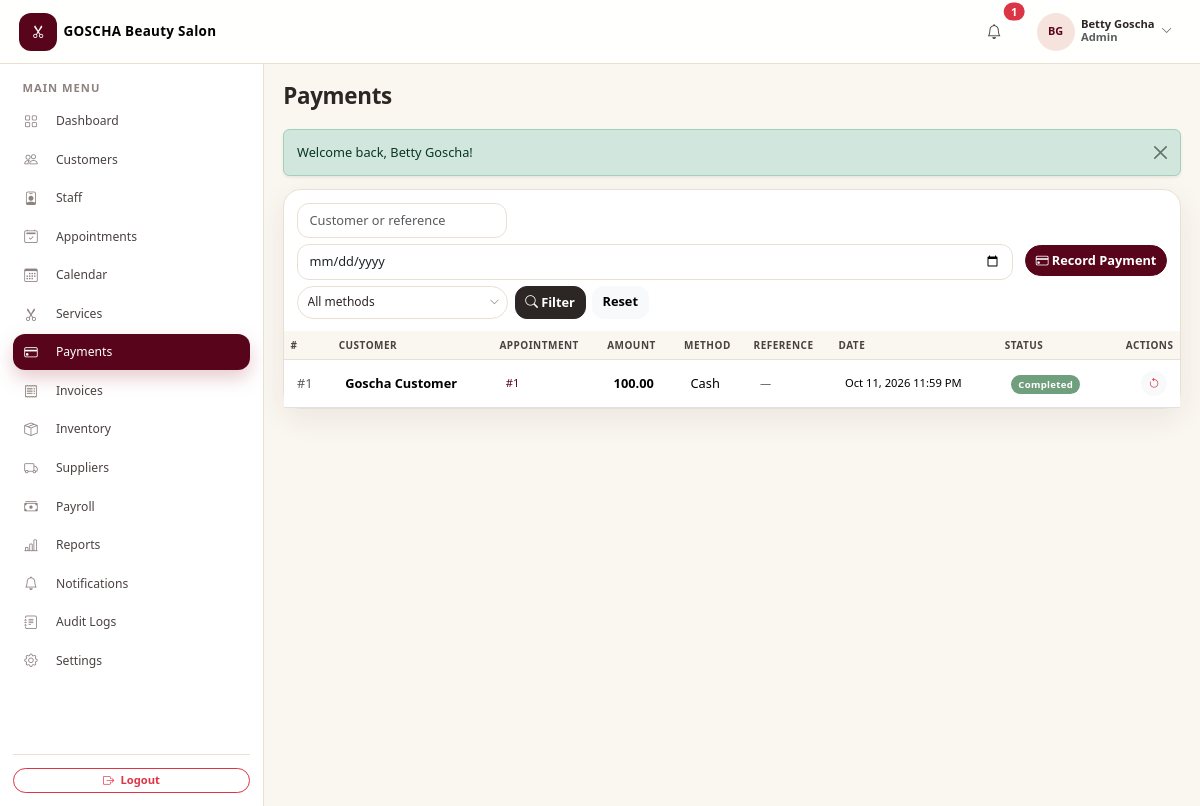
/admin/payments.php (signed in), run on an earlier commit of the app's database.
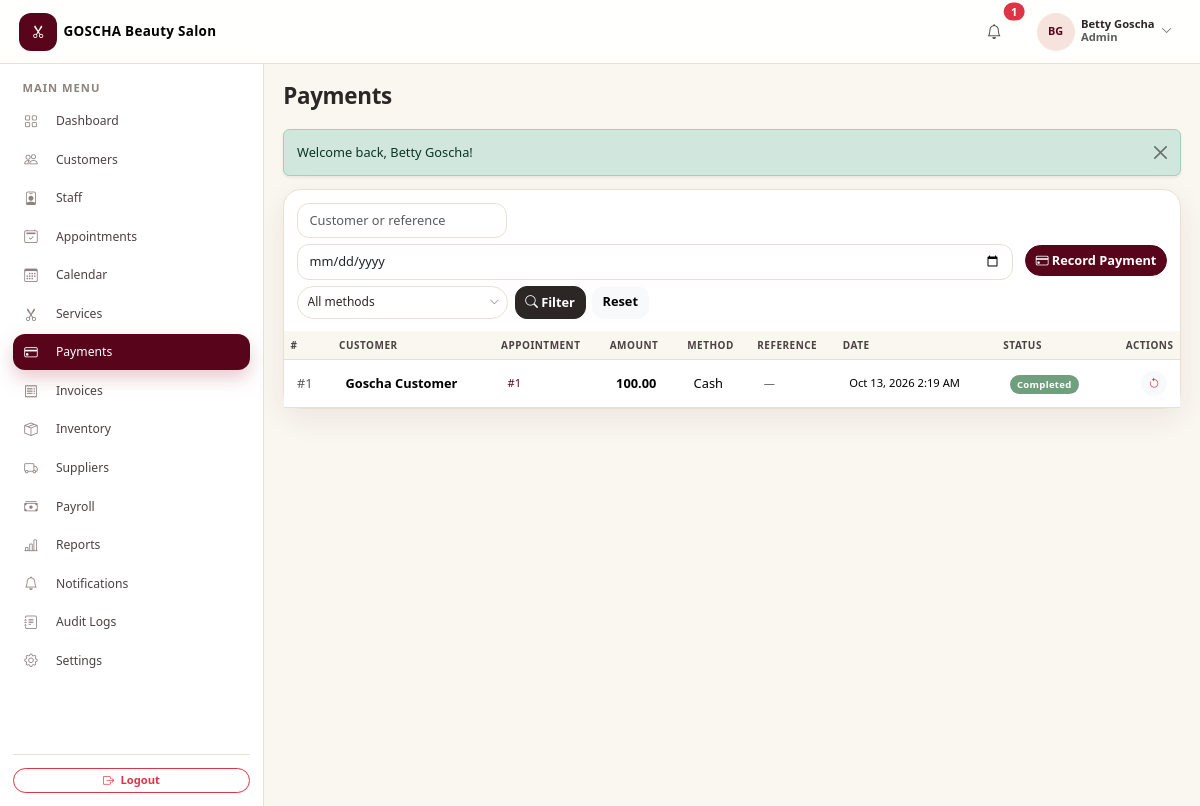
And on a later commit of the database.
### tables this page shows
CREATE TABLE `payments` (
  `id` int(11) NOT NULL AUTO_INCREMENT,
  `salon_id` int(11) NOT NULL,
  `appointment_id` int(11) NOT NULL,
  `customer_id` int(11) NOT NULL,
  `amount` decimal(10,2) NOT NULL DEFAULT 0.00,
  `payment_method` enum('cash','bank_transfer') NOT NULL DEFAULT 'cash',
  `transaction_reference` varchar(100) DEFAULT NULL,
  `payment_date` datetime NOT NULL DEFAULT current_timestamp(),
  `status` enum('completed','refunded') NOT NULL DEFAULT 'completed',
  PRIMARY KEY (`id`),
  KEY `idx_pay_appt` (`appointment_id`),
  KEY `idx_pay_customer` (`customer_id`),
  KEY `idx_payments_salon` (`salon_id`),
  CONSTRAINT `fk_pay_appt` FOREIGN KEY (`appointment_id`) REFERENCES `appointments` (`id`) ON DELETE CASCADE,
  CONSTRAINT `fk_pay_customer` FOREIGN KEY (`customer_id`) REFERENCES `customers` (`id`) ON DELETE CASCADE,
  CONSTRAINT `fk_payments_salon` FOREIGN KEY (`salon_id`) REFERENCES `salons` (`id`)
);

### admin/payments.php (called while the page is built, shortened)
<?php
include __DIR__ . '/../modules/payments.php';

### config/database.php (called while the page is built, shortened)
<?php
function db(): PDO
{
    static $pdo = null;
    if ($pdo === null) {
        $options = [
            PDO::ATTR_ERRMODE            => PDO::ERRMODE_EXCEPTION,
            PDO::ATTR_DEFAULT_FETCH_MODE => PDO::FETCH_ASSOC,
            PDO::ATTR_EMULATE_PREPARES   => false,
        ];
        try {
            $pdo = new PDO(
                'mysql:host=' . DB_HOST . ';dbname=' . DB_NAME . ';charset=utf8mb4',
                DB_USER,
                DB_PASS,
                $options
            );
        } catch (PDOException $e) {
            http_response_code(500);
            exit('Database connection failed. Please check config/database.php and make sure MySQL is running.');
        }
    }
    return $pdo;
}

### modules/payments.php (the view, shortened to what the changed rows need)
<?php
$salonId = (int)current_salon_id();
    ?>
    <?php
$page  = max(1, (int)($_GET['page'] ?? 1));
$perPage = 15;
$where  = [];
$params = [];
$where[]          = 'p.salon_id = :sid';
$params['sid']    = $salonId;
$whereSql = $where ? 'WHERE ' . implode(' AND ', $where) : '';
$stmt = db()->prepare("SELECT COUNT(*) FROM payments p JOIN customers c ON c.id = p.customer_id AND c.salon_id = p.salon_id {$whereSql}");
$stmt->execute($params);
$total = (int)$stmt->fetchColumn();
$pg    = paginate($total, $perPage, $page);
$stmt = db()->prepare(
    "SELECT p.*, CONCAT(c.first_name, ' ', c.last_name) AS customer_name
     FROM payments p JOIN customers c ON c.id = p.customer_id AND c.salon_id = p.salon_id
     {$whereSql}
     ORDER BY p.payment_date DESC
     LIMIT {$perPage} OFFSET {$pg['offset']}"
);
$stmt->execute($params);
$payments = $stmt->fetchAll();
include __DIR__ . '/../includes/header.php';
?>
<div class="card table-card">
    <div class="table-responsive">
        <table class="table table-hover align-middle mb-0">
            <thead><tr><th>#</th><th>Customer</th><th>Appointment</th><th>Amount</th><th>Method</th><th>Reference</th><th>Date</th><th>Status</th><th class="text-end">Actions</th></tr></thead>
            <tbody>
            <?php if (!$payments): ?>
                <tr><td colspan="9"><div class="empty-state">
                    <div class="icon"><i class="bi bi-credit-card"></i></div>
                    <p class="text-muted mb-2">No payments found.</p>
                    <a href="payments.php?action=add" class="btn btn-sm btn-rose rounded-pill">Record a payment</a>
                </div></td></tr>
            <?php else: foreach ($payments as $p): ?>
                <tr>
                    <td class="text-muted">#<?php echo $p['id']; ?></td>
                    <td class="fw-semibold"><?php echo e($p['customer_name']); ?></td>
                    <td class="small"><a href="appointments.php?action=view&id=<?php echo $p['appointment_id']; ?>" class="text-decoration-none">#<?php echo $p['appointment_id']; ?></a></td>
                    <td class="fw-semibold"><?php echo money($p['amount']); ?></td>
                    <td><?php echo e(ucwords(str_replace('_', ' ', $p['payment_method']))); ?></td>
                    <td class="small text-muted"><?php echo $p['transaction_reference'] ? e($p['transaction_reference']) : '—'; ?></td>
                    <td class="small"><?php echo fmt_datetime($p['payment_date']); ?></td>
                    <td><?php echo status_badge($p['status']); ?></td>
                    <td class="text-end">
                        <?php if ($p['status'] === 'completed'): ?>
                            <button type="button" class="btn btn-sm btn-light rounded-pill text-danger"
                                    data-confirm="Mark this payment as refunded?"
                                    data-confirm-action="payments.php?form_action=refund_payment&id=<?php echo $p['id']; ?>"
                                    data-confirm-label="Refund"><i class="bi bi-arrow-counterclockwise"></i></button>
                        <?php endif; ?>
                    </td>
                </tr>
            <?php endforeach; endif; ?>
            </tbody>
        </table>
    </div>
</div>
<?php include __DIR__ . '/../includes/footer.php'; ?>

### includes/functions.php (shortened to what the changed rows need)
<?php
function e($value): string
{
    return htmlspecialchars((string)$value, ENT_QUOTES, 'UTF-8');
}
function money($amount): string
{
    return number_format((float)$amount, 2);
}
function fmt_datetime($datetime): string
{
    return date('M j, Y g:i A', strtotime((string)$datetime));
}
function status_badge(string $status): string
{
    $map = [
        'active'      => 'success',
        'inactive'    => 'secondary',
        'paid'        => 'success',
        'pending'     => 'warning',
        'partial'     => 'info',
        'refunded'    => 'danger',
        'unpaid'      => 'danger',
        'void'        => 'secondary',
        'confirmed'   => 'primary',
        'in_progress' => 'info',
        'completed'   => 'success',
        'cancelled'   => 'danger',
        'no_show'     => 'secondary',
        'waiting'     => 'warning',
        'converted'   => 'success',
    ];
    $class = $map[strtolower($status)] ?? 'secondary';
    return '<span class="badge badge-status bg-' . $class . '">' . e(ucwords(str_replace('_', ' ', $status))) . '</span>';
}
function paginate(int $total, int $perPage, int $page): array
{
    $totalPages = max(1, (int)ceil($total / $perPage));
    $page       = max(1, min($page, $totalPages));
    return [
        'total'       => $total,
        'perPage'     => $perPage,
        'page'        => $page,
        'totalPages'  => $totalPages,
        'offset'      => ($page - 1) * $perPage,
        'hasPrev'     => $page > 1,
        'hasNext'     => $page < $totalPages,
        'prevPage'    => $page - 1,
        'nextPage'    => $page + 1,
    ];
}

What changed in the data, as far as the page shows it:
changed payments "Cash": payment_date "Oct 11, 2026 11:59 PM" → "Oct 13, 2026 2:19 AM"
